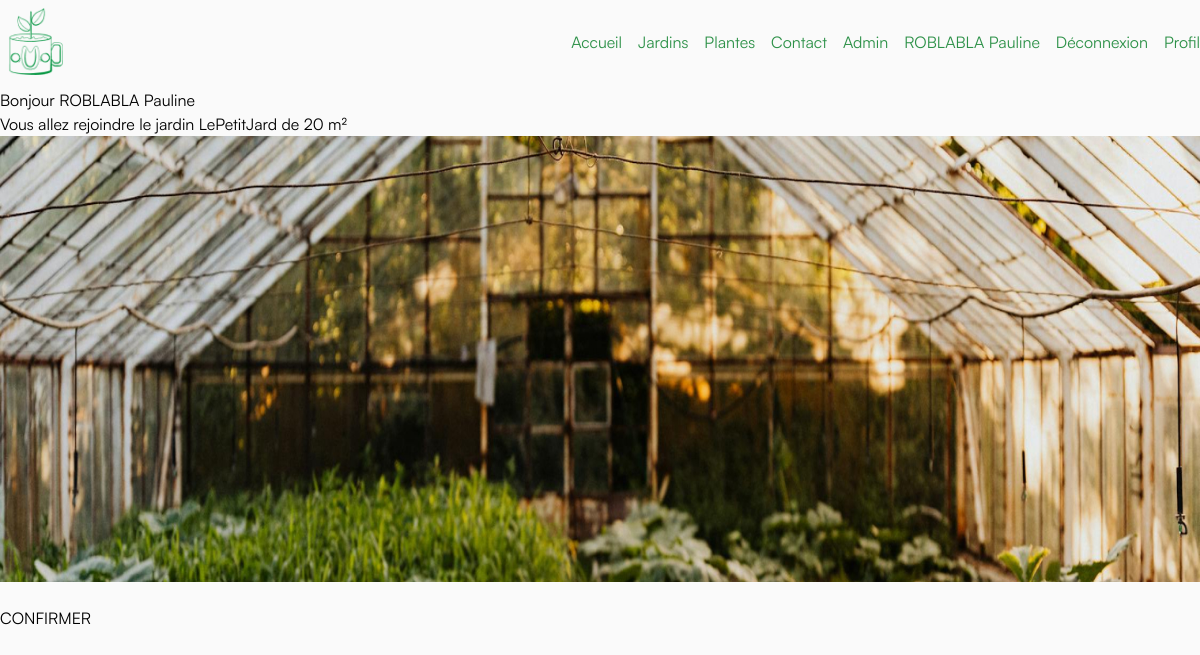
The app's page /Jardin/rejoindreJardin.php?idJardin=1&idUser=1 (signed in) with its own data.
### tables this page shows
CREATE TABLE `PARCELLE` (
  `idParcelle` int(11) NOT NULL,
  `superficie` int(25) DEFAULT NULL,
  `jardinId` int(11) DEFAULT NULL,
  `occupantId` int(11) DEFAULT NULL
);

CREATE TABLE `JARDIN` (
  `idJardin` int(11) NOT NULL,
  `name` varchar(100) DEFAULT NULL,
  `ville` varchar(50) NOT NULL,
  `CP` int(10) NOT NULL,
  `adresse` varchar(100) NOT NULL,
  `taille` int(25) NOT NULL,
  `max` int(10) NOT NULL,
  `img` varchar(100) DEFAULT 'default.png',
  `ownerId` int(11) DEFAULT NULL
);

### Jardin/rejoindreJardin.php (the view)
<?php
require_once('../assets/conf/head.inc.php');
require_once('../assets/conf/conf.inc.php');
require_once('../assets/conf/header.inc.php');
$userId = $_GET['idUser'];
$parcelleId = $_GET['idJardin'];
try {
$req = $db->prepare('SELECT JARDIN.name AS jardinName, JARDIN.img, PARCELLE.superficie
                     FROM JARDIN
                     INNER JOIN PARCELLE ON PARCELLE.idParcelle = JARDIN.idJardin
                     WHERE JARDIN.idJardin = :idJardin');
    $req->bindParam(':idJardin', $parcelleId, PDO::PARAM_INT);
    $req->execute();
    $parcelle = $req->fetch();
    if ($parcelle) {
        echo '<span>Bonjour ' . htmlspecialchars($_SESSION['nom']) . ' ' . htmlspecialchars($_SESSION['prenom']) . '</span><br>';
        echo '<span>Vous allez rejoindre le jardin ' . htmlspecialchars($parcelle['jardinName']) .
        ' de ' . htmlspecialchars($parcelle['superficie']) . ' m²</span><br>';
        echo '<img src="' . htmlspecialchars($parcelle['img']) . '" alt="image jardin"><br>';
        echo '<a href="rejoindreConfirmationJardin.php?idJardin=' . htmlspecialchars($parcelleId) . '&idUser=' . htmlspecialchars($userId) . '">CONFIRMER</a>';
    } else {
        echo '<span>La parcelle demandée n\'existe pas.</span>';
    }
} catch (PDOException $e) {
    echo 'Erreur lors de la récupération des jardins: ' . $e->getMessage();
}
?>

### assets/css/style.css (style rules this page uses)
* { box-sizing: border-box; padding: 0; margin: 0; }

### records on screen
parcelle: jardinId.name "LePetitJard", superficie "20", jardinId.img (picture)

### other values on screen
$_SESSION['nom'] "ROBLABLA"
$_SESSION['prenom'] "Pauline"
